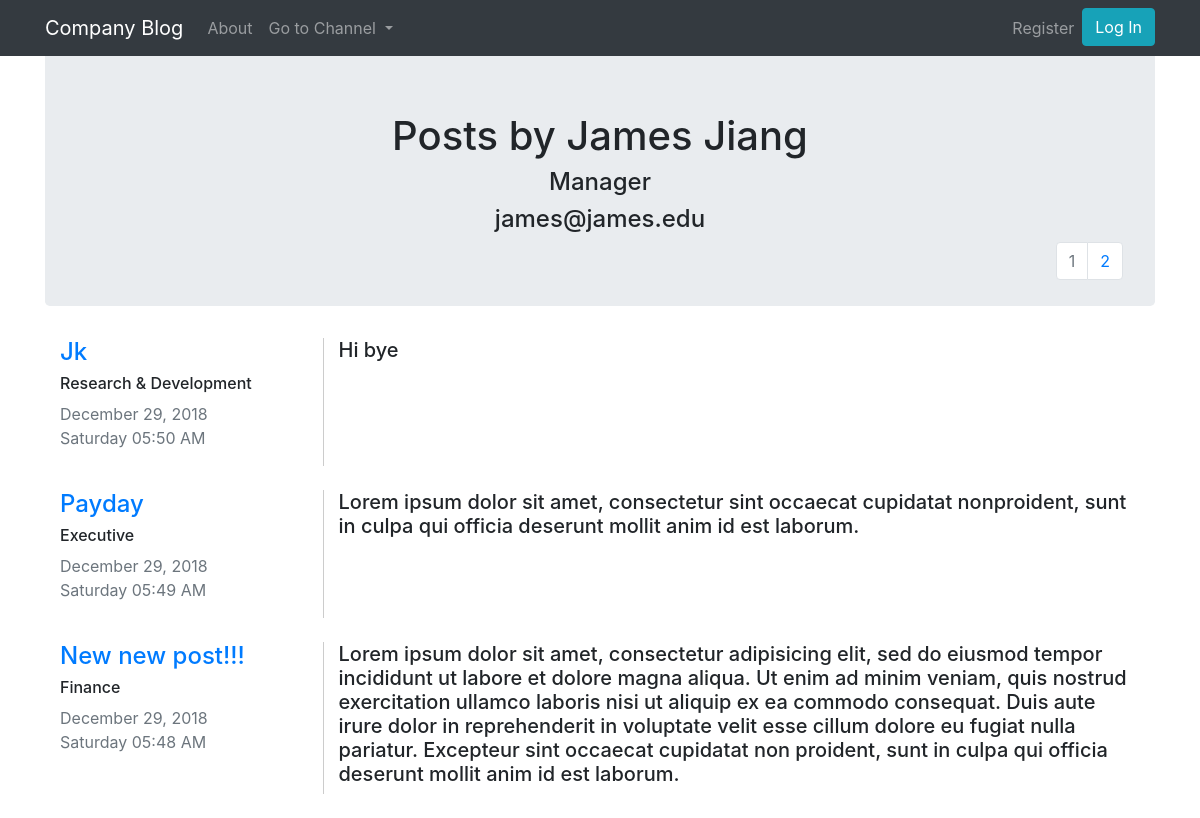
Screenshot of /posts/James Jiang with the database file from the repository.
### blogApp/models.py (models this page shows, shortened)
class User(db.Model, UserMixin):
    __tablename__ = 'users'
    id = db.Column(db.Integer, primary_key = True)
    email = db.Column(db.String(64), unique=True, index=True)
    username = db.Column(db.String(64), unique=True, index=True)
    position = db.Column(db.String(64), index=True)
    password_hash = db.Column(db.String(128))
    posts = db.relationship('Post', backref='author', lazy=True)

class Post(db.Model):
    users = db.relationship(User)
    id = db.Column(db.Integer, primary_key=True)
    user_id = db.Column(db.Integer, db.ForeignKey('users.id'), nullable=False)
    date = db.Column(db.DateTime, nullable=False, default = datetime.utcnow)
    title = db.Column(db.String(128), nullable=False)
    department = db.Column(db.String(128))
    text = db.Column(db.Text, nullable=False)

### blogApp/users/views.py (the view)
@users.route("/posts/<username>")
def user_posts(username):
    page = request.args.get('page', 1, type=int)
    user = User.query.filter_by(username=username).first_or_404()
    posts = Post.query.filter_by(author=user).order_by(Post.date.desc()).paginate(page=page, per_page=3)
    return render_template('user_posts.html', user=user, posts=posts)

### blogApp/__init__.py (called while the page is built)
@app.context_processor
def inject_test():
	departments = NewPostForm.departments
	return dict(departments=departments)

### blogApp/templates/user_posts.html (shortened to what this page needs)
{% extends "base.html" %}
{% block content %}
<div class="jumbotron">
    <div align='center'>
        {% if current_user == user %}
        <h1 >My Posts</h1>
        <h4>{{ user.username }}</h4>
        {% else %}
        <h1 >Posts by {{user.username}}</h1>
        {% endif %}
        <h4>{{ user.position }}</h4>
        <h4>{{ user.email }}</h4>
    </div>
    <nav aria-label="Page navigation example" style="float: right;">
        <ul class="pagination justify-content-center">
            {% for page_num in posts.iter_pages(left_edge=1, right_edge=1, left_current=1, right_current=2) %}
            {% if posts.page == page_num %}
            <li class="page-item disabled">
                <a class="page-link" href="{{ url_for('users.user_posts', username=user.username, page=page_num) }}">{{ page_num }}</a>
            </li>
            {% else %}
            <li class="page-item">
                <a class="page-link" href="{{ url_for('users.user_posts', username=user.username, page=page_num) }}">{{ page_num }}</a>
            </li>
            {% endif %}
            {% endfor %}
        </ul>
    </nav>
</div>
<div class="container">
    {% for item in posts.items %}
    <div class="row">
        <div class="col-md-3">
            <h4><a href="{{ url_for('posts.view_post', post_id=item.id) }}">{{ item.title }}</a></h4>
            <h6>{{item.department}}</h6>
            <p class="text-muted">
                {{ item.date.strftime(' %B %d, %Y') }}<br>
                {{ item.date.strftime('%A %I:%M %p') }}
            </p>
        </div>
        <div class="col-md-9" style="border-left: 1px solid #ccc;">
            <h5>{{item.text}}</h5>
        </div>
    </div>
    <br>
    {% endfor %}
</div>
{% endblock content %}

### rows the page displays
User: username "James Jiang", position "Manager", email "james@james.edu"
Post: title "Jk", department "Research & Development", date "December 29, 2018", date "Saturday 05:50 AM", text "Hi bye"
Post: title "Payday", department "Executive", date "December 29, 2018", date "Saturday 05:49 AM", text "Lorem ipsum dolor sit amet, consectetur sint occaecat cupidatat nonproident, sunt in culpa qui officia deserunt mollit anim id est laborum."
Post: title "New new post!!!", department "Finance", date "December 29, 2018", date "Saturday 05:48 AM", text "Lorem ipsum dolor sit amet, consectetur adipisicing elit, sed do eiusmod tempor incididunt ut labore et dolore magna aliqua. Ut enim ad minim veniam, quis nostrud exercitation ullamco laboris nisi ut aliquip ex ea commodo consequat. Duis aute irure dolor in reprehenderit in voluptate velit esse cillum dolore eu fugiat nulla pariatur. Excepteur sint occaecat cupidatat non proident, sunt in culpa qui officia deserunt mollit anim id est laborum."

### other values shown
{{ page_num }} "1"
{{ page_num }} "2"
